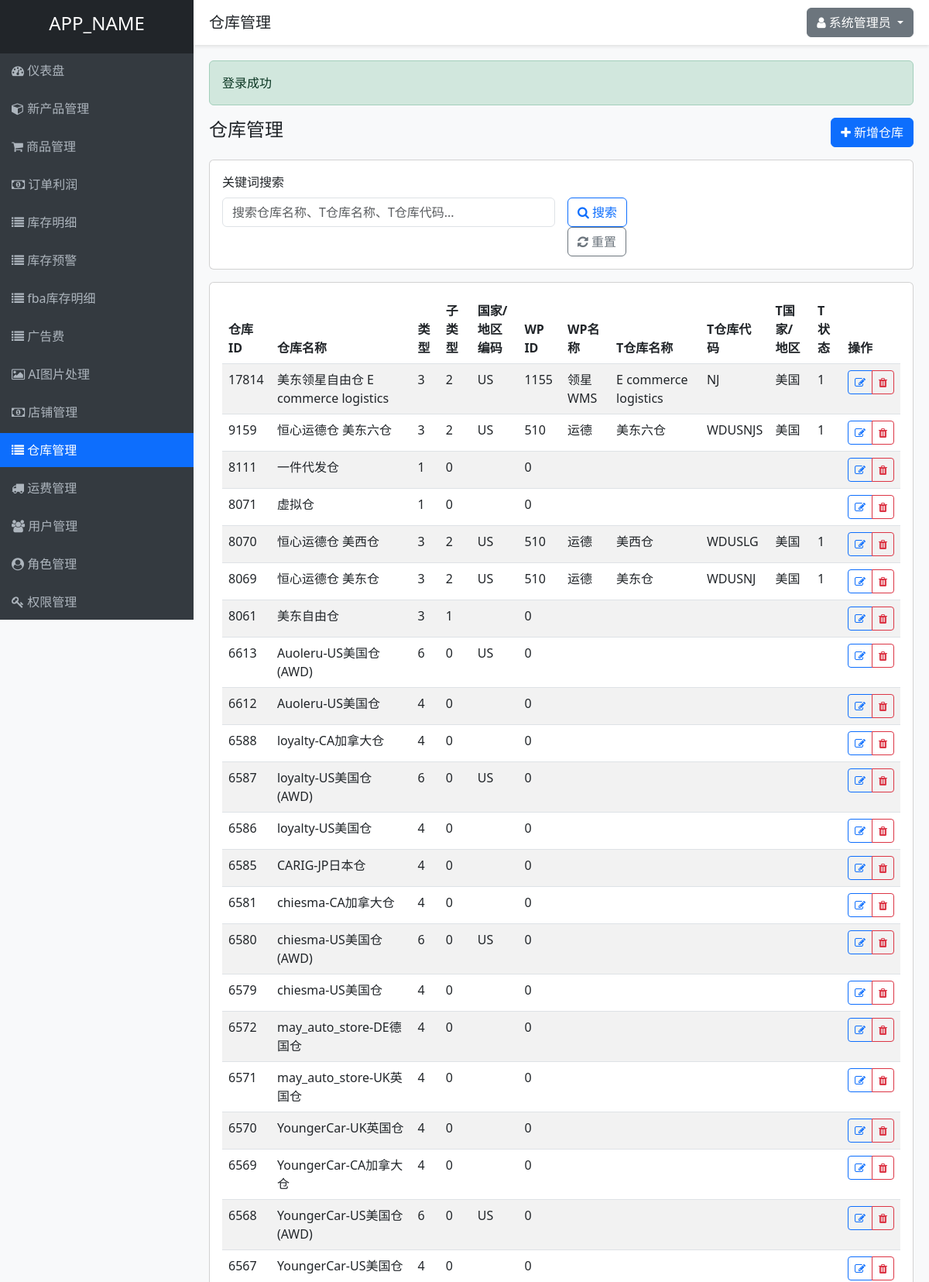
Screenshot of /warehouses.php (signed in, upper part) with the database file from the repository.
### tables this page shows
CREATE TABLE IF NOT EXISTS warehouses (
    wid INT PRIMARY KEY,
    type INT NOT NULL,
    sub_type INT NOT NULL,
    name VARCHAR(100) NOT NULL,
    is_delete INT NOT NULL,
    country_code VARCHAR(10),
    wp_id INT,
    wp_name VARCHAR(50),
    t_warehouse_name VARCHAR(50),
    t_warehouse_code VARCHAR(50),
    t_country_area_name VARCHAR(50),
    t_status VARCHAR(10)
);

### controllers/WarehouseController.php (called while the page is built, shortened)
<?php
require_once ADMIN_PANEL_DIR . '/models/Warehouse.php';
class WarehouseController {
    private $warehouseModel;
    public function __construct() {
        $this->warehouseModel = new Warehouse();
    }
    public function index() {
        $page = max(1, (int)($_GET['page'] ?? 1));
        $limit = 50;
        $offset = ($page - 1) * $limit;
        $keyword = $_GET['keyword'] ?? '';
        if ($keyword) {
            $warehouses = $this->warehouseModel->search($keyword, $limit, $offset);
            $totalCount = $this->warehouseModel->getSearchCount($keyword);
        } else {
            $warehouses = $this->warehouseModel->getAll($limit, $offset);
        }
        include VIEWS_DIR . '/layouts/header.php';
        include VIEWS_DIR . '/warehouses/index.php';
        include VIEWS_DIR . '/layouts/footer.php';
    }
}

### includes/database.php (called while the page is built, shortened)
<?php
class Database {
    private static $instance = null;
    private $conn;
    private function __construct() {
        try {
            $this->conn = new PDO(
                "mysql:host=" . DB_HOST . ";dbname=" . DB_NAME . ";charset=utf8",
                DB_USER,
                DB_PASS,
                [
                    PDO::ATTR_ERRMODE => PDO::ERRMODE_EXCEPTION,
                    PDO::ATTR_DEFAULT_FETCH_MODE => PDO::FETCH_ASSOC,
                    PDO::ATTR_EMULATE_PREPARES => false
                ]
            );
        } catch(PDOException $e) {
            die("数据库连接失败: " . $e->getMessage());
        }
    }
    public static function getInstance() {
        if(self::$instance === null) {
            self::$instance = new Database();
        }
        return self::$instance;
    }
    public function query($sql, $params = []) {
        $stmt = $this->conn->prepare($sql);
        $stmt->execute($params);
        return $stmt;
    }
}
?>

### models/Warehouse.php (called while the page is built, shortened)
<?php
require_once ADMIN_PANEL_DIR . '/includes/database.php';
class Warehouse {
    private $db;
    public function __construct() {
        $this->db = Database::getInstance();
    }
    public function getAll($limit = null, $offset = 0) {
        $sql = "SELECT * FROM warehouses WHERE is_delete = 0 ORDER BY wid DESC";
        $params = [];
        if ($limit) {
            $sql .= " LIMIT ? OFFSET ?";
            $params[] = $limit;
            $params[] = $offset;
        }
        $stmt = $this->db->query($sql, $params);
        return $stmt->fetchAll();
    }
}

### views/warehouses/index.php (the view, shortened to what this page needs)
<div class="d-flex justify-content-between align-items-center mb-3">
    <h4>仓库管理</h4>
    <div>
        <a href="<?php echo ADMIN_PANEL_URL; ?>/warehouses.php?action=create" class="btn btn-primary">
            <i class="fa fa-plus"></i> 新增仓库
        </a>
    </div>
</div>
<div class="card mb-3">
    <div class="card-body">
        <form method="GET" action="<?php echo ADMIN_PANEL_URL; ?>/warehouses.php" class="row g-3">
            <div class="col-md-6">
                <label for="keyword" class="form-label">关键词搜索</label>
                <input type="text" name="keyword" class="form-control" placeholder="搜索仓库名称、T仓库名称、T仓库代码..."
                       value="<?php echo $_GET['keyword'] ?? ''; ?>">
            </div>
            <div class="col-md-2">
                <label for="action_search" class="form-label">&nbsp;</label>
                <div>
                    <button type="submit" name="action" value="search" class="btn btn-outline-primary">
                        <i class="fa fa-search"></i> 搜索
                    </button>
                    <a href="<?php echo ADMIN_PANEL_URL; ?>/warehouses.php" class="btn btn-outline-secondary">
                        <i class="fa fa-refresh"></i> 重置
                    </a>
                </div>
            </div>
        </form>
    </div>
</div>
<div class="card mb-3">
    <div class="card-body">
        <div class="table-responsive">
            <table class="table table-striped table-hover">
                <thead>
                    <tr>
                        <th>仓库ID</th>
                        <th>仓库名称</th>
                        <th>类型</th>
                        <th>子类型</th>
                        <th>国家/地区编码</th>
                        <th>WP ID</th>
                        <th>WP名称</th>
                        <th>T仓库名称</th>
                        <th>T仓库代码</th>
                        <th>T国家/地区</th>
                        <th>T状态</th>
                        <th>操作</th>
                    </tr>
                </thead>
                <tbody>
                    <?php if (!empty($warehouses)): ?>
                        <?php foreach ($warehouses as $warehouse): ?>
                            <tr>
                                <td><?php echo htmlspecialchars($warehouse['wid']); ?></td>
                                <td><?php echo htmlspecialchars($warehouse['name']); ?></td>
                                <td><?php echo htmlspecialchars($warehouse['type']); ?></td>
                                <td><?php echo htmlspecialchars($warehouse['sub_type']); ?></td>
                                <td><?php echo htmlspecialchars($warehouse['country_code'] ?? '-'); ?></td>
                                <td><?php echo htmlspecialchars($warehouse['wp_id'] ?? '-'); ?></td>
                                <td><?php echo htmlspecialchars($warehouse['wp_name'] ?? '-'); ?></td>
                                <td><?php echo htmlspecialchars($warehouse['t_warehouse_name'] ?? '-'); ?></td>
                                <td><?php echo htmlspecialchars($warehouse['t_warehouse_code'] ?? '-'); ?></td>
                                <td><?php echo htmlspecialchars($warehouse['t_country_area_name'] ?? '-'); ?></td>
                                <td><?php echo htmlspecialchars($warehouse['t_status'] ?? '-'); ?></td>
                                <td>
                                    <div class="btn-group" role="group">
                                        <a href="<?php echo ADMIN_PANEL_URL; ?>/warehouses.php?action=edit&wid=<?php echo $warehouse['wid']; ?>"
                                           class="btn btn-sm btn-outline-primary" title="编辑">
                                            <i class="fa fa-edit"></i>
                                        </a>
                                        <button type="button" class="btn btn-sm btn-outline-danger"
                                                onclick="confirmDelete('<?php echo $warehouse['wid']; ?>')" title="删除">
                                            <i class="fa fa-trash"></i>
                                        </button>
                                    </div>
                                </td>
                            </tr>
                        <?php endforeach; ?>
                    <?php else: ?>
                        <tr>
                            <td colspan="12" class="text-center">暂无数据</td>
                        </tr>
                    <?php endif; ?>
                </tbody>
            </table>
        </div>
    </div>
</div>

### views/layouts/header.php (style rules this page uses)
body { background-color: #f8f9fa; }

### rows the page displays
warehouses: wid "17814", name "美东领星自由仓 E commerce logistics", type "3", sub_type "2", country_code "US", wp "1155", wp_name "领星WMS", t_warehouse_name "E commerce logistics", t_warehouse_code "NJ", t_country_area_name "美国", t_status "1"
warehouses: wid "9159", name "恒心运德仓 美东六仓", type "3", sub_type "2", country_code "US", wp "510", wp_name "运德", t_warehouse_name "美东六仓", t_warehouse_code "WDUSNJS", t_country_area_name "美国", t_status "1"
warehouses: wid "8111", name "一件代发仓", type "1", sub_type "0", wp "0"
warehouses: wid "8071", name "虚拟仓", type "1", sub_type "0", wp "0"
warehouses: wid "8070", name "恒心运德仓 美西仓", type "3", sub_type "2", country_code "US", wp "510", wp_name "运德", t_warehouse_name "美西仓", t_warehouse_code "WDUSLG", t_country_area_name "美国", t_status "1"
warehouses: wid "8069", name "恒心运德仓 美东仓", type "3", sub_type "2", country_code "US", wp "510", wp_name "运德", t_warehouse_name "美东仓", t_warehouse_code "WDUSNJ", t_country_area_name "美国", t_status "1"
warehouses: wid "8061", name "美东自由仓", type "3", sub_type "1", wp "0"
warehouses: wid "6613", name "Auoleru-US美国仓(AWD)", type "6", sub_type "0", country_code "US", wp "0"
warehouses: wid "6612", name "Auoleru-US美国仓", type "4", sub_type "0", wp "0"
warehouses: wid "6588", name "loyalty-CA加拿大仓", type "4", sub_type "0", wp "0"
warehouses: wid "6587", name "loyalty-US美国仓(AWD)", type "6", sub_type "0", country_code "US", wp "0"
warehouses: wid "6586", name "loyalty-US美国仓", type "4", sub_type "0", wp "0"
warehouses: wid "6585", name "CARIG-JP日本仓", type "4", sub_type "0", wp "0"
warehouses: wid "6581", name "chiesma-CA加拿大仓", type "4", sub_type "0", wp "0"
warehouses: wid "6580", name "chiesma-US美国仓(AWD)", type "6", sub_type "0", country_code "US", wp "0"
warehouses: wid "6579", name "chiesma-US美国仓", type "4", sub_type "0", wp "0"
warehouses: wid "6572", name "may_auto_store-DE德国仓", type "4", sub_type "0", wp "0"
warehouses: wid "6571", name "may_auto_store-UK英国仓", type "4", sub_type "0", wp "0"
warehouses: wid "6570", name "YoungerCar-UK英国仓", type "4", sub_type "0", wp "0"
warehouses: wid "6569", name "YoungerCar-CA加拿大仓", type "4", sub_type "0", wp "0"
warehouses: wid "6568", name "YoungerCar-US美国仓(AWD)", type "6", sub_type "0", country_code "US", wp "0"
warehouses: wid "6567", name "YoungerCar-US美国仓", type "4", sub_type "0", wp "0"

### other values shown
APP_NAME "APP_NAME"
$title "仓库管理"
$_SESSION['full_name'] "系统管理员"
$success "登录成功"
